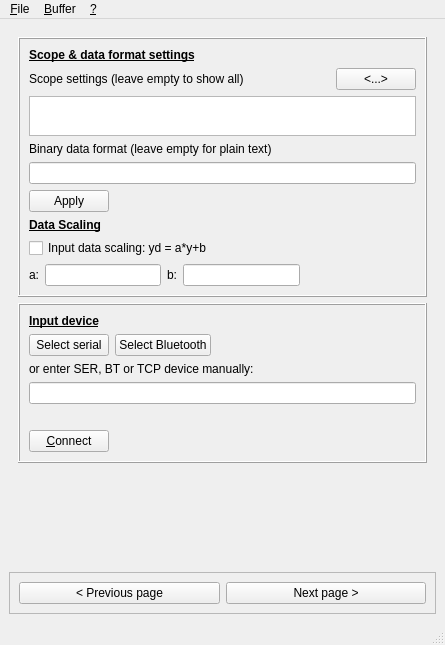
<?xml version="1.0" encoding="UTF-8"?>
<ui version="4.0">
 <class>MainWindow</class>
 <widget class="QMainWindow" name="MainWindow">
  <property name="geometry">
   <rect>
    <x>0</x>
    <y>0</y>
    <width>445</width>
    <height>645</height>
   </rect>
  </property>
  <property name="windowTitle">
   <string>ReadyScope - Oscilloscope numérique</string>
  </property>
  <property name="windowIcon">
   <iconset resource="resources.qrc">
    <normaloff>:/data/img/app-logo.ico</normaloff>:/data/img/app-logo.ico</iconset>
  </property>
  <widget class="QWidget" name="centralwidget">
   <layout class="QVBoxLayout" name="verticalLayout">
    <item>
     <widget class="QStackedWidget" name="stackedWidget">
      <property name="currentIndex">
       <number>1</number>
      </property>
      <widget class="QWidget" name="page">
       <layout class="QVBoxLayout" name="verticalLayout_2">
        <item>
         <widget class="QTabWidget" name="tabWidget">
          <property name="currentIndex">
           <number>0</number>
          </property>
          <widget class="QWidget" name="tabScope">
           <attribute name="title">
            <string>Scope</string>
           </attribute>
           <layout class="QVBoxLayout" name="verticalLayout_5">
            <item>
             <layout class="QVBoxLayout" name="layScope"/>
            </item>
           </layout>
          </widget>
          <widget class="QWidget" name="tabConfig">
           <attribute name="title">
            <string>Config</string>
           </attribute>
           <layout class="QVBoxLayout" name="verticalLayout_4">
            <item>
             <widget class="QScrollArea" name="scrollArea">
              <property name="widgetResizable">
               <bool>true</bool>
              </property>
              <widget class="QWidget" name="scrollAreaWidgetContents">
               <property name="geometry">
                <rect>
                 <x>0</x>
                 <y>0</y>
                 <width>385</width>
                 <height>438</height>
                </rect>
               </property>
               <layout class="QVBoxLayout" name="verticalLayout_7">
                <item>
                 <layout class="QVBoxLayout" name="verticalLayout_6">
                  <property name="leftMargin">
                   <number>9</number>
                  </property>
                  <property name="topMargin">
                   <number>9</number>
                  </property>
                  <property name="rightMargin">
                   <number>9</number>
                  </property>
                  <property name="bottomMargin">
                   <number>9</number>
                  </property>
                  <item>
                   <widget class="QLabel" name="label">
                    <property name="font">
                     <font>
                      <weight>75</weight>
                      <bold>true</bold>
                      <underline>true</underline>
                     </font>
                    </property>
                    <property name="text">
                     <string>Other settings</string>
                    </property>
                   </widget>
                  </item>
                  <item>
                   <layout class="QHBoxLayout" name="horizontalLayout_6">
                    <item>
                     <widget class="QLabel" name="lblRefresh">
                      <property name="text">
                       <string>Refresh [Hz]</string>
                      </property>
                     </widget>
                    </item>
                    <item>
                     <widget class="QSpinBox" name="edtRefreshRate">
                      <property name="value">
                       <number>10</number>
                      </property>
                     </widget>
                    </item>
                    <item>
                     <widget class="QCheckBox" name="chbFade">
                      <property name="text">
                       <string>Fade</string>
                      </property>
                     </widget>
                    </item>
                   </layout>
                  </item>
                  <item>
                   <widget class="QGroupBox" name="grbScale">
                    <property name="title">
                     <string>Scale</string>
                    </property>
                    <layout class="QHBoxLayout" name="horizontalLayout_5">
                     <item>
                      <widget class="QRadioButton" name="radX1">
                       <property name="text">
                        <string>X1</string>
                       </property>
                      </widget>
                     </item>
                     <item>
                      <widget class="QRadioButton" name="radX2">
                       <property name="text">
                        <string>X2</string>
                       </property>
                      </widget>
                     </item>
                     <item>
                      <widget class="QRadioButton" name="radX3">
                       <property name="text">
                        <string>X3</string>
                       </property>
                      </widget>
                     </item>
                    </layout>
                   </widget>
                  </item>
                  <item>
                   <layout class="QHBoxLayout" name="horizontalLayout_3">
                    <item>
                     <widget class="QLabel" name="lblBufferSize">
                      <property name="text">
                       <string>Buffer size:</string>
                      </property>
                     </widget>
                    </item>
                    <item>
                     <widget class="QSpinBox" name="edtBufferSize">
                      <property name="value">
                       <number>1</number>
                      </property>
                     </widget>
                    </item>
                   </layout>
                  </item>
                  <item>
                   <layout class="QHBoxLayout" name="horizontalLayout_4">
                    <item>
                     <widget class="QLabel" name="lblReplaceNans">
                      <property name="text">
                       <string>Replace NaNs by:</string>
                      </property>
                     </widget>
                    </item>
                    <item>
                     <widget class="QSpinBox" name="edtReplaceNans"/>
                    </item>
                   </layout>
                  </item>
                 </layout>
                </item>
                <item>
                 <spacer name="verticalSpacer">
                  <property name="orientation">
                   <enum>Qt::Vertical</enum>
                  </property>
                  <property name="sizeHint" stdset="0">
                   <size>
                    <width>20</width>
                    <height>213</height>
                   </size>
                  </property>
                 </spacer>
                </item>
               </layout>
              </widget>
             </widget>
            </item>
           </layout>
          </widget>
          <widget class="QWidget" name="tabTerminal">
           <attribute name="title">
            <string>Terminal</string>
           </attribute>
           <layout class="QVBoxLayout" name="verticalLayout_3">
            <item>
             <widget class="QPlainTextEdit" name="txtTerminal"/>
            </item>
           </layout>
          </widget>
         </widget>
        </item>
        <item>
         <layout class="QHBoxLayout" name="horizontalLayout">
          <item>
           <widget class="QLineEdit" name="edtSendText"/>
          </item>
          <item>
           <widget class="QPushButton" name="btnSend">
            <property name="text">
             <string>&amp;Send</string>
            </property>
           </widget>
          </item>
          <item>
           <widget class="QPushButton" name="btnClear">
            <property name="text">
             <string>&amp;Clear</string>
            </property>
           </widget>
          </item>
          <item>
           <widget class="QPushButton" name="btnDisconnect">
            <property name="text">
             <string>&amp;Disconnect</string>
            </property>
           </widget>
          </item>
          <item>
           <spacer name="horizontalSpacer">
            <property name="orientation">
             <enum>Qt::Horizontal</enum>
            </property>
            <property name="sizeHint" stdset="0">
             <size>
              <width>18</width>
              <height>20</height>
             </size>
            </property>
           </spacer>
          </item>
         </layout>
        </item>
       </layout>
      </widget>
      <widget class="QWidget" name="page_2">
       <layout class="QVBoxLayout" name="verticalLayout_9">
        <item>
         <layout class="QVBoxLayout" name="verticalLayout_8">
          <item>
           <widget class="QFrame" name="frame">
            <property name="frameShape">
             <enum>QFrame::Box</enum>
            </property>
            <property name="frameShadow">
             <enum>QFrame::Raised</enum>
            </property>
            <layout class="QVBoxLayout" name="verticalLayout_10">
             <item>
              <widget class="QLabel" name="label_2">
               <property name="font">
                <font>
                 <weight>75</weight>
                 <bold>true</bold>
                 <underline>true</underline>
                </font>
               </property>
               <property name="text">
                <string>Scope &amp; data format settings</string>
               </property>
              </widget>
             </item>
             <item>
              <layout class="QHBoxLayout" name="horizontalLayout_7">
               <property name="topMargin">
                <number>0</number>
               </property>
               <item>
                <widget class="QLabel" name="label_3">
                 <property name="text">
                  <string>Scope settings (leave empty to show all)</string>
                 </property>
                </widget>
               </item>
               <item>
                <spacer name="horizontalSpacer_2">
                 <property name="orientation">
                  <enum>Qt::Horizontal</enum>
                 </property>
                 <property name="sizeHint" stdset="0">
                  <size>
                   <width>40</width>
                   <height>20</height>
                  </size>
                 </property>
                </spacer>
               </item>
               <item>
                <widget class="QPushButton" name="pushButton">
                 <property name="text">
                  <string>&lt;...&gt;</string>
                 </property>
                </widget>
               </item>
              </layout>
             </item>
             <item>
              <widget class="QPlainTextEdit" name="plainTextEdit">
               <property name="sizePolicy">
                <sizepolicy hsizetype="Expanding" vsizetype="Fixed">
                 <horstretch>0</horstretch>
                 <verstretch>0</verstretch>
                </sizepolicy>
               </property>
               <property name="maximumSize">
                <size>
                 <width>16777215</width>
                 <height>40</height>
                </size>
               </property>
              </widget>
             </item>
             <item>
              <widget class="QLabel" name="label_4">
               <property name="text">
                <string>Binary data format (leave empty for plain text)</string>
               </property>
              </widget>
             </item>
             <item>
              <widget class="QLineEdit" name="lineEdit"/>
             </item>
             <item>
              <layout class="QHBoxLayout" name="horizontalLayout_8">
               <item>
                <widget class="QPushButton" name="pushButton_2">
                 <property name="text">
                  <string>Apply</string>
                 </property>
                </widget>
               </item>
               <item>
                <spacer name="horizontalSpacer_3">
                 <property name="orientation">
                  <enum>Qt::Horizontal</enum>
                 </property>
                 <property name="sizeHint" stdset="0">
                  <size>
                   <width>40</width>
                   <height>20</height>
                  </size>
                 </property>
                </spacer>
               </item>
              </layout>
             </item>
             <item>
              <widget class="QLabel" name="label_5">
               <property name="font">
                <font>
                 <weight>75</weight>
                 <bold>true</bold>
                 <underline>true</underline>
                </font>
               </property>
               <property name="text">
                <string>Data Scaling</string>
               </property>
              </widget>
             </item>
             <item>
              <widget class="QCheckBox" name="checkBox">
               <property name="text">
                <string>Input data scaling: yd = a*y+b</string>
               </property>
              </widget>
             </item>
             <item>
              <layout class="QHBoxLayout" name="horizontalLayout_9">
               <item>
                <widget class="QLabel" name="label_6">
                 <property name="text">
                  <string>a:</string>
                 </property>
                </widget>
               </item>
               <item>
                <widget class="QLineEdit" name="lineEdit_2"/>
               </item>
               <item>
                <widget class="QLabel" name="label_7">
                 <property name="text">
                  <string>b:</string>
                 </property>
                </widget>
               </item>
               <item>
                <widget class="QLineEdit" name="lineEdit_3"/>
               </item>
               <item>
                <spacer name="horizontalSpacer_4">
                 <property name="orientation">
                  <enum>Qt::Horizontal</enum>
                 </property>
                 <property name="sizeHint" stdset="0">
                  <size>
                   <width>40</width>
                   <height>20</height>
                  </size>
                 </property>
                </spacer>
               </item>
              </layout>
             </item>
            </layout>
           </widget>
          </item>
          <item>
           <widget class="QFrame" name="frame_2">
            <property name="frameShape">
             <enum>QFrame::Box</enum>
            </property>
            <property name="frameShadow">
             <enum>QFrame::Raised</enum>
            </property>
            <layout class="QVBoxLayout" name="verticalLayout_11">
             <item>
              <widget class="QLabel" name="label_8">
               <property name="font">
                <font>
                 <weight>75</weight>
                 <bold>true</bold>
                 <underline>true</underline>
                </font>
               </property>
               <property name="text">
                <string>Input device</string>
               </property>
              </widget>
             </item>
             <item>
              <layout class="QHBoxLayout" name="horizontalLayout_10">
               <item>
                <widget class="QPushButton" name="pushButton_3">
                 <property name="text">
                  <string>Select serial</string>
                 </property>
                </widget>
               </item>
               <item>
                <widget class="QPushButton" name="pushButton_4">
                 <property name="text">
                  <string>Select Bluetooth</string>
                 </property>
                </widget>
               </item>
               <item>
                <spacer name="horizontalSpacer_5">
                 <property name="orientation">
                  <enum>Qt::Horizontal</enum>
                 </property>
                 <property name="sizeHint" stdset="0">
                  <size>
                   <width>40</width>
                   <height>20</height>
                  </size>
                 </property>
                </spacer>
               </item>
              </layout>
             </item>
             <item>
              <widget class="QLabel" name="label_9">
               <property name="text">
                <string>or enter SER, BT or TCP device manually:</string>
               </property>
              </widget>
             </item>
             <item>
              <widget class="QLineEdit" name="edtHostPort"/>
             </item>
             <item>
              <spacer name="horizontalSpacer_6">
               <property name="orientation">
                <enum>Qt::Horizontal</enum>
               </property>
               <property name="sizeHint" stdset="0">
                <size>
                 <width>40</width>
                 <height>20</height>
                </size>
               </property>
              </spacer>
             </item>
             <item>
              <layout class="QHBoxLayout" name="horizontalLayout_11">
               <item>
                <widget class="QPushButton" name="btnConnect">
                 <property name="text">
                  <string>&amp;Connect</string>
                 </property>
                </widget>
               </item>
               <item>
                <spacer name="horizontalSpacer_7">
                 <property name="orientation">
                  <enum>Qt::Horizontal</enum>
                 </property>
                 <property name="sizeHint" stdset="0">
                  <size>
                   <width>40</width>
                   <height>20</height>
                  </size>
                 </property>
                </spacer>
               </item>
              </layout>
             </item>
            </layout>
           </widget>
          </item>
          <item>
           <spacer name="verticalSpacer_2">
            <property name="orientation">
             <enum>Qt::Vertical</enum>
            </property>
            <property name="sizeHint" stdset="0">
             <size>
              <width>20</width>
              <height>40</height>
             </size>
            </property>
           </spacer>
          </item>
         </layout>
        </item>
       </layout>
      </widget>
     </widget>
    </item>
    <item>
     <widget class="QFrame" name="pnlButtons">
      <property name="frameShape">
       <enum>QFrame::StyledPanel</enum>
      </property>
      <property name="frameShadow">
       <enum>QFrame::Raised</enum>
      </property>
      <layout class="QHBoxLayout" name="horizontalLayout_2">
       <item>
        <widget class="QPushButton" name="btnPreviousPage">
         <property name="text">
          <string>&lt; Previous page</string>
         </property>
        </widget>
       </item>
       <item>
        <widget class="QPushButton" name="btnNextPage">
         <property name="text">
          <string>Next page &gt;</string>
         </property>
        </widget>
       </item>
      </layout>
     </widget>
    </item>
   </layout>
  </widget>
  <widget class="QStatusBar" name="statusbar"/>
  <widget class="QMenuBar" name="menuBar">
   <property name="geometry">
    <rect>
     <x>0</x>
     <y>0</y>
     <width>445</width>
     <height>20</height>
    </rect>
   </property>
   <widget class="QMenu" name="menuFile">
    <property name="title">
     <string>&amp;File</string>
    </property>
    <addaction name="actionLoadConfiguration"/>
    <addaction name="actionSaveConfiguration"/>
    <addaction name="actionQuit"/>
   </widget>
   <widget class="QMenu" name="menuBuffer">
    <property name="title">
     <string>&amp;Buffer</string>
    </property>
    <addaction name="actionSaveData"/>
    <addaction name="actionClearData"/>
   </widget>
   <widget class="QMenu" name="menuHelp">
    <property name="title">
     <string>&amp;?</string>
    </property>
    <addaction name="actionHowTo"/>
    <addaction name="actionAbout"/>
   </widget>
   <addaction name="menuFile"/>
   <addaction name="menuBuffer"/>
   <addaction name="menuHelp"/>
  </widget>
  <action name="actionLoadConfiguration">
   <property name="text">
    <string>&amp;Load configuration</string>
   </property>
  </action>
  <action name="actionSaveConfiguration">
   <property name="text">
    <string>&amp;Save configuration</string>
   </property>
  </action>
  <action name="actionQuit">
   <property name="text">
    <string>&amp;Quit</string>
   </property>
  </action>
  <action name="actionSaveData">
   <property name="text">
    <string>&amp;Save data</string>
   </property>
  </action>
  <action name="actionClearData">
   <property name="text">
    <string>&amp;Clear data</string>
   </property>
  </action>
  <action name="actionHowTo">
   <property name="text">
    <string>&amp;How to</string>
   </property>
  </action>
  <action name="actionAbout">
   <property name="text">
    <string>&amp;About</string>
   </property>
  </action>
 </widget>
 <resources>
  <include location="resources.qrc"/>
 </resources>
 <connections/>
</ui>
